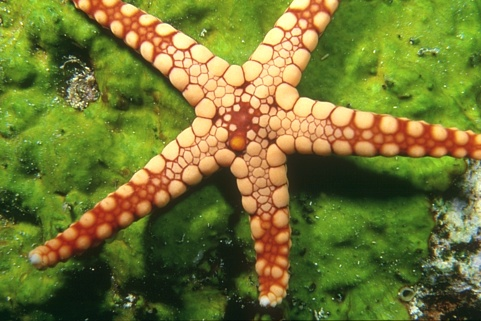
#> input picture data/12003.jpg, 481 x 321 px
$ jupyter execute --allow-errors Untitled.ipynb
#> lines starting #> are read from the running program, lines starting #| are printed output that depends on the picture
[cell 1]
import numpy as np
import matplotlib.pyplot as plt
from PIL import Image
import os
from pathlib import Path
import math
from numpy import linalg as LA

[cell 2]
def Pi_c(v, c, r): #projection onto circle

    v2 = v - c
    return 1.0/LA.norm(v2)*v2*r

def Pi_s(v): #projection onto [0,1]^k

    d = len(v)

    v2 = v.copy()
    for i in range(0,d):
        if v[i] < 0.0:
            v2[i] = 0
        elif v[i] > 1.0:
            v2[i] = 1.0

    return v2

def Pi_W(x, r):

    if abs(x) < r:
        return x

    if x < 0:
        return -abs(r)

    return -abs(r)

def Pi_R(x):
    if x < 0:
        x = 0
    elif x > 1:
        x = 1

    return x

[cell 3]
v = np.array([10,20])
c = np.array([1,2])
r = 2
Pi_c(v,c,r)

[cell 4]
Pi_s(np.array([1,2]))

[cell 5]
def Pi_H(a, x, n):

    b = 1

    f =  (b-np.dot(a,x))/(LA.norm(a)*LA.norm(a))

    return x + f*a

def Pi_K2(epsilon, it):

    ones = np.ones(2)

    return Pi_H(ones, epsilon, 100)


# [63 lines left out: function Pi_K, not called in this run]

[cell 6]
def gradient(F):


    S = F.shape
    Fnew = np.zeros( (S[0], S[1], S[2], 2) )


    for i in range(0,S[0]):
        for j in range(0, S[1]):

            for k in range(0, S[2]):

                u1 = 0
                u2 = 0

                if i < S[0]-1:
                    u1 = F[i+1][j][k]-F[i][j][k]

                if j < S[1]-1:
                    u1 = F[i][j+1][k]-F[i][j][k]

                #print("u1 ", u1)
                #print("Fnew ", Fnew[i,j,k,1])

                Fnew[i,j,k,0] = u1
                Fnew[i,j,k,1] = u2


    return Fnew

[cell 7]
def div2(i, j, k, dF):

    S = dF.shape

    p1 = 0

    if i > 0 and i < (S[0]-1):
        p1 = dF[i][j][k][0] - dF[i-1][j][k][0]
    elif i == 0:
        p1 = dF[i][j][k][0]
    else:
        p1 = -dF[i][j][k][0]


    p2 = 0
    if j > 0 and j < (S[1]-1):
        p2 = dF[i][j][k][1] - dF[i][j-1][k][1]
    elif j == 0:
        p2 = dF[i][j][k][1]
    else:
        p2 = -dF[i][j][k][1]


    return p1 + p2


def div(dF):


    S = dF.shape

    Div = np.zeros( (S[0], S[1], S[2]))


    for i in range(0, S[0]):
        for j in range(0, S[1]):
            for k in range(0, S[2]):
                Div[i][j][k] = div2(i,j,k, dF)


    return Div

[cell 8]
def load_images_grayscale(paths):
    images = []
    for path in paths:
        img = Image.open(path).convert('L')
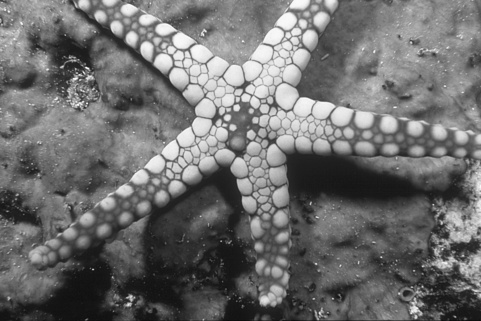
#> img: PIL image 481x321 L; min 10, max 251, mean 109.5
        images.append(img)
    return images

imgs = load_images_grayscale(["data/12003.jpg" ])
#> imgs = 1 item

[cell 9]
def plot(images, titles, figsize=(10,5)):
#> called with figsize = (10, 5)
    n_images = len(images)
#> n_images = 1

    fig = plt.figure(figsize=figsize)

    for i in range(n_images):

        ax = fig.add_subplot(1,n_images, i+1)
        ax.imshow(images[i], cmap='gray')
        ax.axis('off')
        ax.set_title(titles[i])

    plt.show()

plot(imgs, ["ff"])

[cell 10]
def Alg(img):


    c = [50, 200, 250]

    fl = lambda i,j,l : 1.0*(img[i][j][l] - c[l])


    w,h = img.shape
    k = len(c)-1

    theta = np.zeros( (w, h, k) )
    epsilon = np.zeros( (w, h, k, 2) )
    eta = np.zeros( (w, h, k) )

    K = []
    #for i in range(0, len(c)):
    #    for j in range(i+1, len(c)):
    #      K.append([i, j, 1])


    div_epsilon = div(epsilon)

    grad_theta = gradient(theta)

    i = 10
    j = 10
    for l in range(0, k):
        theta[i,j,l] = Pi_R( theta[i,j,l] + div_epsilon[i,j,l] )
        Pi_K2( epsilon[i,j,l] + grad_theta[i,j,l] , 1000  )
        Pi_W( epsilon[i,j,l] + grad_theta[i,j,l] , 1000  )


    pass

[cell 11]
pic0 = np.array(imgs[0])
pic = pic0[0:300, 0:300]
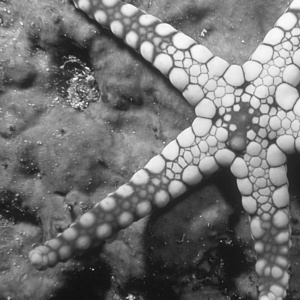
#> pic: shape (300, 300); min 15, max 251, mean 115.2

#> (the rest of this cell did not finish here and is left out)


[cell 12]
pic.shape
#> Out = (300, 300)

$ run again, with data/17067.jpg copied over data/12003.jpg
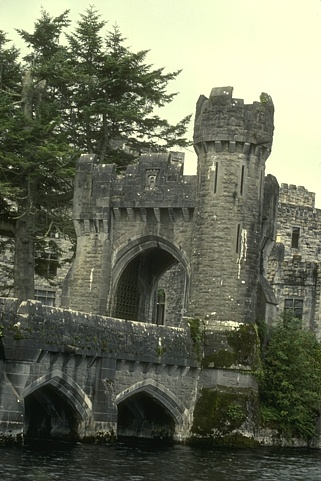
#> input picture data/17067.jpg, 321 x 481 px
#> in load_images_grayscale, `img = Image.open(path).convert('L')`:
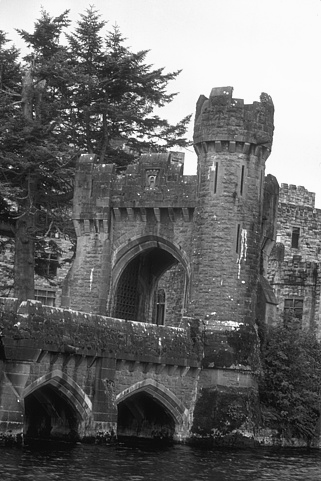
#> img: PIL image 321x481 L; min 5, max 254, mean 106.8
#> imgs = 1 item
#> n_images = 1
#> `pic = pic0[0:300, 0:300]`:
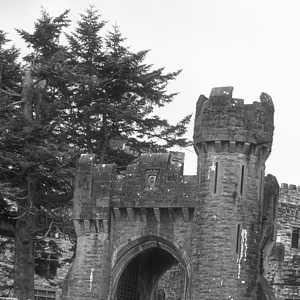
#> pic: shape (300, 300); min 11, max 254, mean 130.3

$ run again, with data/2018.jpg copied over data/12003.jpg
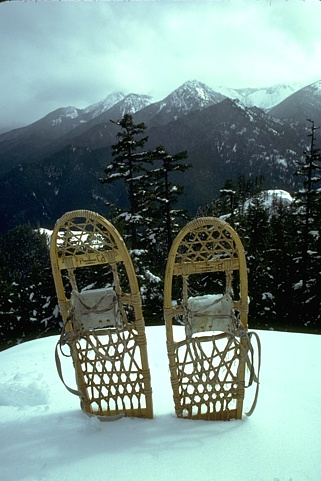
#> input picture data/2018.jpg, 321 x 481 px
#> in load_images_grayscale, `img = Image.open(path).convert('L')`:
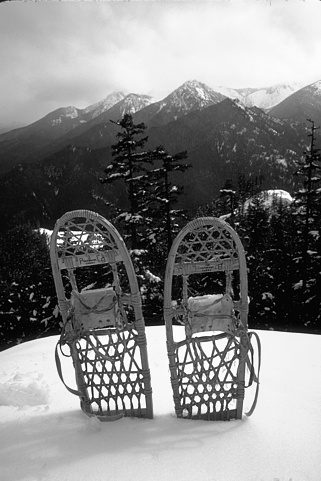
#> img: PIL image 321x481 L; min 0, max 255, mean 131
#> imgs = 1 item
#> n_images = 1
#> `pic = pic0[0:300, 0:300]`:
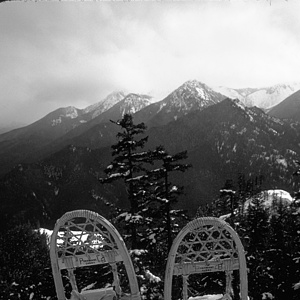
#> pic: shape (300, 300); min 0, max 255, mean 111.6
